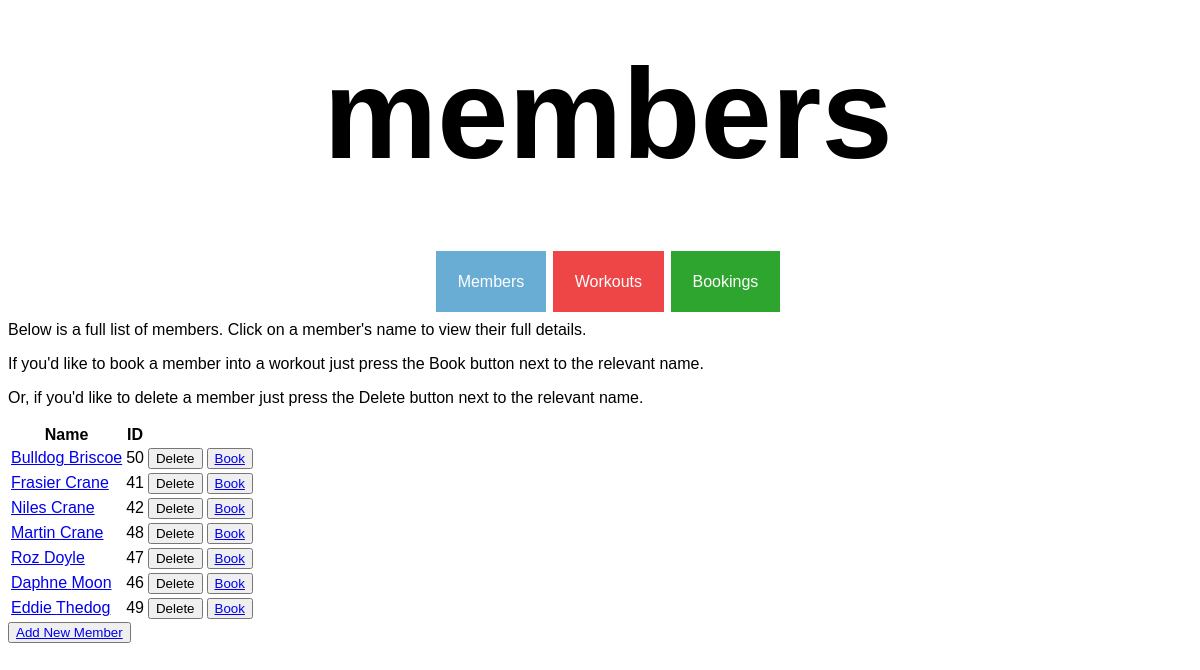
/members, run on the app's committed database.
### tables this page shows
CREATE TABLE members (
    id INTEGER PRIMARY KEY AUTOINCREMENT,
    first_name VARCHAR,
    last_name VARCHAR,
    dob DATE
);

### controllers/member_controller.py (the view)
@members_blueprint.route("/members")
def members():
    route_name = "members"
    members = member_repository.select_all()
    return render_template("members/index.html", route_name=route_name, members=members)

### db/run_sql.py (called while the page is built)
def get_db():
    path = os.path.dirname(os.path.abspath(__file__))
    db = os.path.join(path, "gym_db.db")
    conn = sqlite3.connect(db)
    conn.execute("PRAGMA foreign_keys = 1")
    conn.row_factory = sqlite3.Row
    return conn

def run_sql(sql, values = []):
    db = get_db()
    cursor = db.cursor()
    cursor.execute(sql, values)
    results = cursor.fetchall()
    db.commit()
    db.close()
    return results

### repositories/member_repository.py (called while the page is built)
def sort_function(member):
    return member.last_name

def select_all():
    members = []
    sql = "SELECT * FROM members"
    results = run_sql(sql)
    for row in results:
        member = Member(row['first_name'], row['last_name'], row['dob'], row['id'])
        members.append(member)
    members.sort(key=sort_function)
    return members

### templates/members/index.html
{% extends 'base.html'%}
{% block content %}
<div>
    <p>Below is a full list of members. Click on a member's name to view their full details.</p>
    <p>If you'd like to book a member into a workout just press the Book button next to the relevant name.</p>
    <p>Or, if you'd like to delete a member just press the Delete button next to the relevant name.</p>
    <table>
        <tr>
            <th>Name</th>
            <th>ID</th>
        </tr>
        {% for member in members %}
        <tr>
            <td><a href="/members/{{member.id}}">{{member.first_name}} {{member.last_name}}</a></td>
            <td>{{member.id}}</td>
            <td>
                <form action="/members/{{member.id}}/delete" method="POST">
                <button>Delete</button>
                </form>
            </td>
            <td>
                <button><a href="/bookings/create">Book</a></button>
            </td>
        {% endfor %}
        </tr>
    </table>
    <button>
        <a href="/members/create">Add New Member</a>
    </button>
</div>
{% endblock %}

### static/style.css (style rules this page uses)
body { font-family: Verdana, Geneva, Tahoma, sans-serif; height: 100%; width: 100%; }

### data on the page
members: first_name "Bulldog", last_name "Briscoe", id "50"
members: first_name "Frasier", last_name "Crane", id "41"
members: first_name "Niles", last_name "Crane", id "42"
members: first_name "Martin", last_name "Crane", id "48"
members: first_name "Roz", last_name "Doyle", id "47"
members: first_name "Daphne", last_name "Moon", id "46"
members: first_name "Eddie", last_name "Thedog", id "49"

### other printed values
{{ route_name }} "members"
